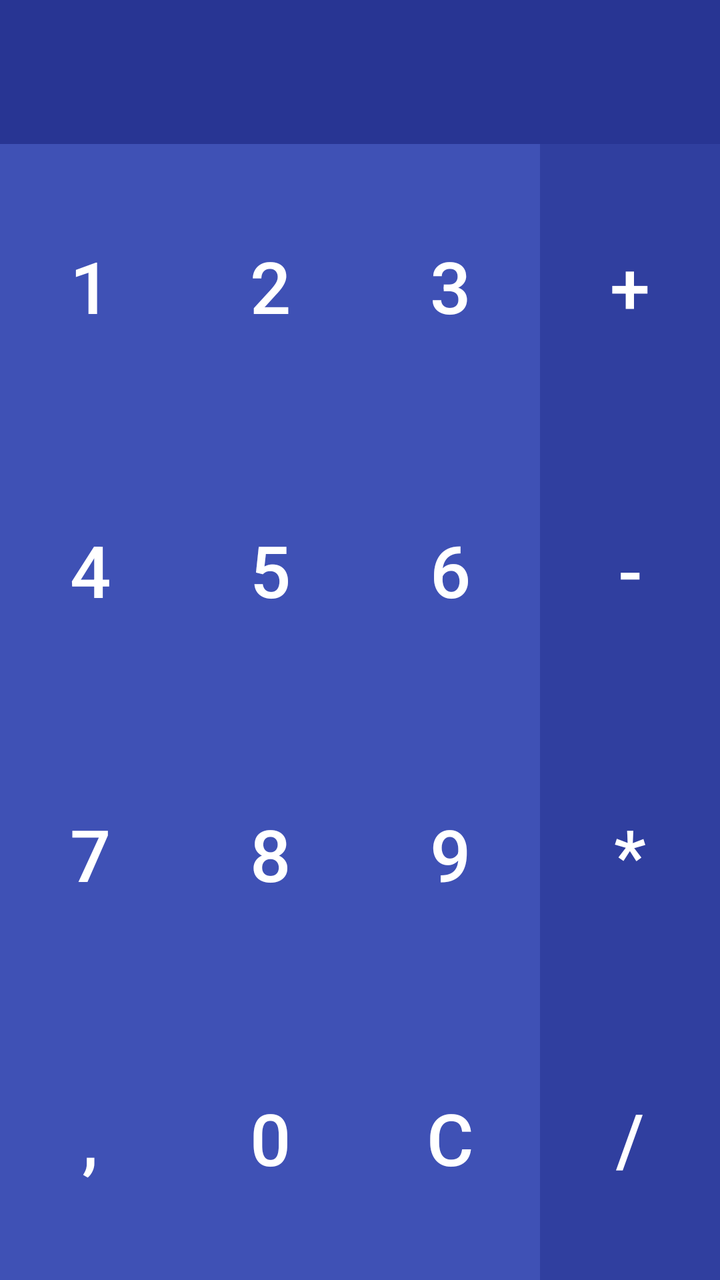
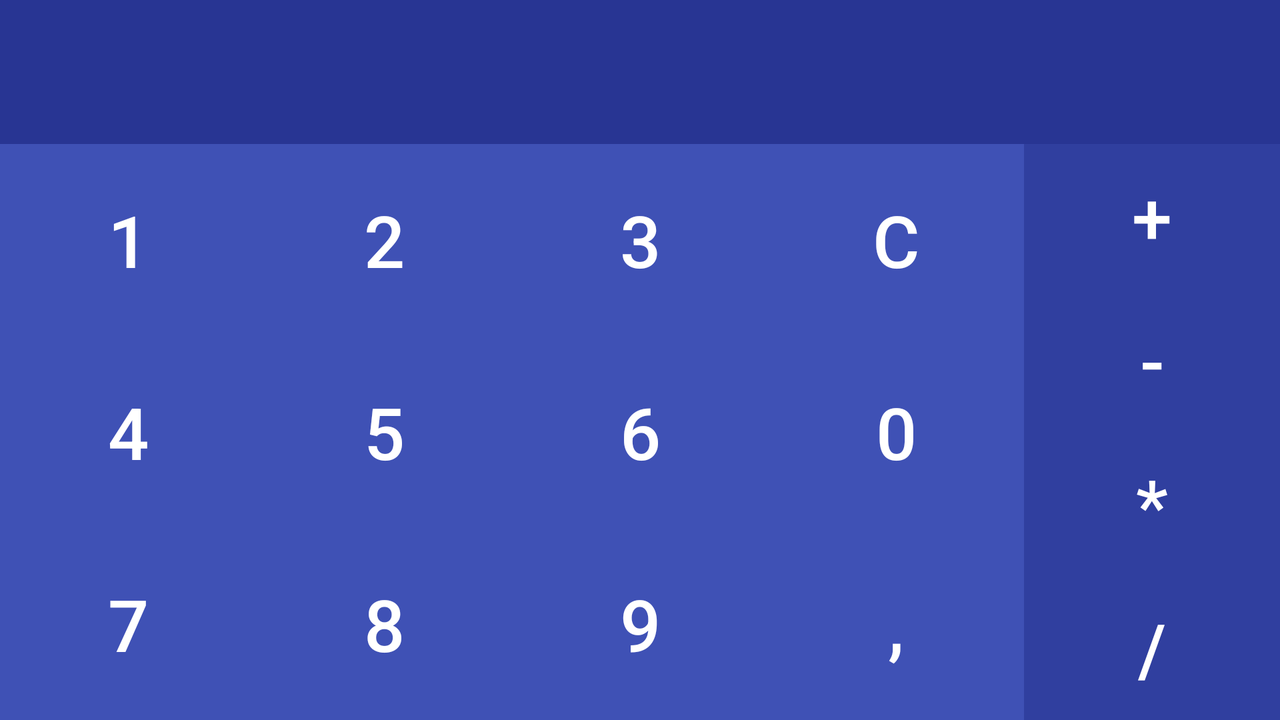

An Android layout and its configuration variant, each rendered on a device that would load it. The default file and the variant file are quoted in full after the pictures.
<!-- AndroidManifest.xml: application theme AppTheme -->
<!-- res/layout/activity_main.xml -->
<?xml version="1.0" encoding="utf-8"?>
<LinearLayout xmlns:android="http://schemas.android.com/apk/res/android"
    android:layout_width="match_parent"
    android:layout_height="match_parent"
    android:background="@color/colorPrimaryBackground"
    android:orientation="vertical">

    <LinearLayout
        android:layout_width="match_parent"
        android:layout_height="72sp"
        android:orientation="horizontal"
        android:gravity="center">

        <TextView
            android:id="@+id/textViewFirst"
            android:layout_width="wrap_content"
            android:layout_height="wrap_content"
            android:textColor="@color/colorPrimaryActive"
            android:textSize="36sp" />

        <TextView
            android:id="@+id/textViewOperation"
            android:layout_width="wrap_content"
            android:layout_height="wrap_content"
            android:textColor="@color/colorPrimaryActive"
            android:textSize="36sp"
            android:visibility="invisible" />

        <TextView
            android:id="@+id/textViewSecond"
            android:layout_width="wrap_content"
            android:layout_height="wrap_content"
            android:textColor="@color/colorPrimaryActive"
            android:textSize="36sp" />

        <TextView
            android:id="@+id/textViewEqual"
            android:layout_width="wrap_content"
            android:layout_height="wrap_content"
            android:text="@string/text_view_equal"
            android:textColor="@color/colorPrimaryActive"
            android:textSize="36sp"
            android:visibility="invisible" />

        <TextView
            android:id="@+id/textViewResult"
            android:layout_width="wrap_content"
            android:layout_height="wrap_content"
            android:textColor="@color/colorPrimaryActive"
            android:textSize="36sp" />
    </LinearLayout>

    <TableLayout
        android:layout_width="match_parent"
        android:layout_height="match_parent"
        android:stretchColumns="*">

        <TableRow
            style="?android:attr/buttonBarStyle"
            android:layout_weight="1"
            android:gravity="center">

            <Button
                style="?android:attr/buttonBarButtonStyle"
                android:id="@+id/button1"
                android:layout_width="match_parent"
                android:layout_height="match_parent"
                android:text="@string/button_1"
                android:background="@color/colorPrimary"
                android:textColor="@color/colorPrimaryActive"
                android:textSize="36sp" />

            <Button
                style="?android:attr/buttonBarButtonStyle"
                android:id="@+id/button2"
                android:layout_width="match_parent"
                android:layout_height="match_parent"
                android:text="@string/button_2"
                android:background="@color/colorPrimary"
                android:textColor="@color/colorPrimaryActive"
                android:textSize="36sp" />

            <Button
                style="?android:attr/buttonBarButtonStyle"
                android:id="@+id/button3"
                android:layout_width="match_parent"
                android:layout_height="match_parent"
                android:text="@string/button_3"
                android:background="@color/colorPrimary"
                android:textColor="@color/colorPrimaryActive"
                android:textSize="36sp" />

            <Button
                style="?android:attr/buttonBarButtonStyle"
                android:id="@+id/buttonPlus"
                android:layout_width="match_parent"
                android:layout_height="match_parent"
                android:text="@string/button_plus"
                android:background="@color/colorPrimaryDark"
                android:textColor="@color/colorPrimaryActive"
                android:textSize="36sp" />
        </TableRow>

        <TableRow
            style="?android:attr/buttonBarStyle"
            android:layout_weight="1"
            android:gravity="center">

            <Button
                style="?android:attr/buttonBarButtonStyle"
                android:id="@+id/button4"
                android:layout_width="match_parent"
                android:layout_height="match_parent"
                android:text="@string/button_4"
                android:background="@color/colorPrimary"
                android:textColor="@color/colorPrimaryActive"
                android:textSize="36sp" />

            <Button
                style="?android:attr/buttonBarButtonStyle"
                android:id="@+id/button5"
                android:layout_width="match_parent"
                android:layout_height="match_parent"
                android:text="@string/button_5"
                android:background="@color/colorPrimary"
                android:textColor="@color/colorPrimaryActive"
                android:textSize="36sp" />

            <Button
                style="?android:attr/buttonBarButtonStyle"
                android:id="@+id/button6"
                android:layout_width="match_parent"
                android:layout_height="match_parent"
                android:text="@string/button_6"
                android:background="@color/colorPrimary"
                android:textColor="@color/colorPrimaryActive"
                android:textSize="36sp" />

            <Button
                style="?android:attr/buttonBarButtonStyle"
                android:id="@+id/buttonMinus"
                android:layout_width="match_parent"
                android:layout_height="match_parent"
                android:text="@string/button_minus"
                android:background="@color/colorPrimaryDark"
                android:textColor="@color/colorPrimaryActive"
                android:textSize="36sp" />
        </TableRow>

        <TableRow
            style="?android:attr/buttonBarStyle"
            android:layout_weight="1"
            android:gravity="center">

            <Button
                style="?android:attr/buttonBarButtonStyle"
                android:id="@+id/button7"
                android:layout_width="match_parent"
                android:layout_height="match_parent"
                android:text="@string/button_7"
                android:background="@color/colorPrimary"
                android:textColor="@color/colorPrimaryActive"
                android:textSize="36sp" />

            <Button
                style="?android:attr/buttonBarButtonStyle"
                android:id="@+id/button8"
                android:layout_width="match_parent"
                android:layout_height="match_parent"
                android:text="@string/button_8"
                android:background="@color/colorPrimary"
                android:textColor="@color/colorPrimaryActive"
                android:textSize="36sp" />

            <Button
                style="?android:attr/buttonBarButtonStyle"
                android:id="@+id/button9"
                android:layout_width="match_parent"
                android:layout_height="match_parent"
                android:text="@string/button_9"
                android:background="@color/colorPrimary"
                android:textColor="@color/colorPrimaryActive"
                android:textSize="36sp" />

            <Button
                style="?android:attr/buttonBarButtonStyle"
                android:id="@+id/buttonMultiply"
                android:layout_width="match_parent"
                android:layout_height="match_parent"
                android:text="@string/button_multiple"
                android:background="@color/colorPrimaryDark"
                android:textColor="@color/colorPrimaryActive"
                android:textSize="36sp" />
        </TableRow>

        <TableRow
            style="?android:attr/buttonBarStyle"
            android:layout_weight="1"
            android:gravity="center">

            <Button
                style="?android:attr/buttonBarButtonStyle"
                android:id="@+id/buttonComma"
                android:layout_width="match_parent"
                android:layout_height="match_parent"
                android:text="@string/button_comma"
                android:background="@color/colorPrimary"
                android:textColor="@color/colorPrimaryActive"
                android:textSize="36sp" />

            <Button
                style="?android:attr/buttonBarButtonStyle"
                android:id="@+id/button0"
                android:layout_width="match_parent"
                android:layout_height="match_parent"
                android:text="@string/button_0"
                android:background="@color/colorPrimary"
                android:textColor="@color/colorPrimaryActive"
                android:textSize="36sp" />

            <Button
                style="?android:attr/buttonBarButtonStyle"
                android:id="@+id/buttonClear"
                android:layout_width="match_parent"
                android:layout_height="match_parent"
                android:text="@string/button_clear"
                android:background="@color/colorPrimary"
                android:textColor="@color/colorPrimaryActive"
                android:textSize="36sp" />

            <Button
                style="?android:attr/buttonBarButtonStyle"
                android:id="@+id/buttonDivide"
                android:layout_width="match_parent"
                android:layout_height="match_parent"
                android:text="@string/button_divide"
                android:background="@color/colorPrimaryDark"
                android:textColor="@color/colorPrimaryActive"
                android:textSize="36sp" />
        </TableRow>
    </TableLayout>
</LinearLayout>
<!-- resources referenced by this layout -->
<resources>
  <color name="colorPrimary">#3F51B5</color>
  <color name="colorPrimaryActive">#FFFFFF</color>
  <color name="colorPrimaryBackground">#283593</color>
  <color name="colorPrimaryDark">#303F9F</color>
  <string name="button_0">0</string>
  <string name="button_1">1</string>
  <string name="button_2">2</string>
  <string name="button_3">3</string>
  <string name="button_4">4</string>
  <string name="button_5">5</string>
  <string name="button_6">6</string>
  <string name="button_7">7</string>
  <string name="button_8">8</string>
  <string name="button_9">9</string>
  <string name="button_clear">C</string>
  <string name="button_comma">,</string>
  <string name="button_divide">/</string>
  <string name="button_minus">-</string>
  <string name="button_multiple">*</string>
  <string name="button_plus">+</string>
  <string name="text_view_equal">=</string>
  <style name="AppTheme" parent="Theme.AppCompat.Light.DarkActionBar">
          <item name="colorPrimary">@color/colorPrimary</item>
          <item name="colorPrimaryDark">@color/colorPrimaryDark</item>
          <item name="colorAccent">@color/colorAccent</item>
      </style>
  <color name="colorAccent">#FF4081</color>
</resources>
<!-- res/layout-land/activity_main.xml (the author's variant of the layout above) -->
<!-- drawn on the phone turned sideways -->
<?xml version="1.0" encoding="utf-8"?>
<LinearLayout xmlns:android="http://schemas.android.com/apk/res/android"
    android:layout_width="match_parent"
    android:layout_height="match_parent"
    android:background="@color/colorPrimaryBackground"
    android:orientation="vertical">

    <LinearLayout
        android:layout_width="match_parent"
        android:layout_height="72sp"
        android:gravity="center"
        android:orientation="horizontal">

        <TextView
            android:id="@+id/textViewFirst"
            android:layout_width="wrap_content"
            android:layout_height="wrap_content"
            android:textColor="@color/colorPrimaryActive"
            android:textSize="36sp" />

        <TextView
            android:id="@+id/textViewOperation"
            android:layout_width="wrap_content"
            android:layout_height="wrap_content"
            android:textColor="@color/colorPrimaryActive"
            android:textSize="36sp"
            android:visibility="invisible" />

        <TextView
            android:id="@+id/textViewSecond"
            android:layout_width="wrap_content"
            android:layout_height="wrap_content"
            android:textColor="@color/colorPrimaryActive"
            android:textSize="36sp" />

        <TextView
            android:id="@+id/textViewEqual"
            android:layout_width="wrap_content"
            android:layout_height="wrap_content"
            android:text="@string/text_view_equal"
            android:textColor="@color/colorPrimaryActive"
            android:textSize="36sp"
            android:visibility="invisible" />

        <TextView
            android:id="@+id/textViewResult"
            android:layout_width="wrap_content"
            android:layout_height="wrap_content"
            android:textColor="@color/colorPrimaryActive"
            android:textSize="36sp" />
    </LinearLayout>

    <LinearLayout
        android:layout_width="match_parent"
        android:layout_height="match_parent"
        android:orientation="horizontal"
        android:baselineAligned="false">

        <TableLayout
            android:layout_width="wrap_content"
            android:layout_height="match_parent"
            android:layout_weight="1"
            android:stretchColumns="*">

            <TableRow
                style="?android:attr/buttonBarStyle"
                android:layout_weight="1"
                android:gravity="center">

                <Button
                    style="?android:attr/buttonBarButtonStyle"
                    android:id="@+id/button1"
                    android:layout_width="match_parent"
                    android:layout_height="match_parent"
                    android:background="@color/colorPrimary"
                    android:text="@string/button_1"
                    android:textColor="@color/colorPrimaryActive"
                    android:textSize="36sp" />

                <Button
                    style="?android:attr/buttonBarButtonStyle"
                    android:id="@+id/button2"
                    android:layout_width="match_parent"
                    android:layout_height="match_parent"
                    android:background="@color/colorPrimary"
                    android:text="@string/button_2"
                    android:textColor="@color/colorPrimaryActive"
                    android:textSize="36sp" />

                <Button
                    style="?android:attr/buttonBarButtonStyle"
                    android:id="@+id/button3"
                    android:layout_width="match_parent"
                    android:layout_height="match_parent"
                    android:background="@color/colorPrimary"
                    android:text="@string/button_3"
                    android:textColor="@color/colorPrimaryActive"
                    android:textSize="36sp" />

                <Button
                    style="?android:attr/buttonBarButtonStyle"
                    android:id="@+id/buttonClear"
                    android:layout_width="match_parent"
                    android:layout_height="match_parent"
                    android:background="@color/colorPrimary"
                    android:text="@string/button_clear"
                    android:textColor="@color/colorPrimaryActive"
                    android:textSize="36sp" />

            </TableRow>

            <TableRow
                android:layout_weight="1"
                android:gravity="center"
                style="?android:attr/buttonBarStyle">

                <Button
                    style="?android:attr/buttonBarButtonStyle"
                    android:id="@+id/button4"
                    android:layout_width="match_parent"
                    android:layout_height="match_parent"
                    android:background="@color/colorPrimary"
                    android:text="@string/button_4"
                    android:textColor="@color/colorPrimaryActive"
                    android:textSize="36sp" />

                <Button
                    style="?android:attr/buttonBarButtonStyle"
                    android:id="@+id/button5"
                    android:layout_width="match_parent"
                    android:layout_height="match_parent"
                    android:background="@color/colorPrimary"
                    android:text="@string/button_5"
                    android:textColor="@color/colorPrimaryActive"
                    android:textSize="36sp" />

                <Button
                    style="?android:attr/buttonBarButtonStyle"
                    android:id="@+id/button6"
                    android:layout_width="match_parent"
                    android:layout_height="match_parent"
                    android:background="@color/colorPrimary"
                    android:text="@string/button_6"
                    android:textColor="@color/colorPrimaryActive"
                    android:textSize="36sp" />

                <Button
                    style="?android:attr/buttonBarButtonStyle"
                    android:id="@+id/button0"
                    android:layout_width="match_parent"
                    android:layout_height="match_parent"
                    android:background="@color/colorPrimary"
                    android:text="@string/button_0"
                    android:textColor="@color/colorPrimaryActive"
                    android:textSize="36sp" />

            </TableRow>

            <TableRow
                android:layout_weight="1"
                android:gravity="center"
                style="?android:attr/buttonBarStyle">

                <Button
                    style="?android:attr/buttonBarButtonStyle"
                    android:id="@+id/button7"
                    android:layout_width="match_parent"
                    android:layout_height="match_parent"
                    android:background="@color/colorPrimary"
                    android:text="@string/button_7"
                    android:textColor="@color/colorPrimaryActive"
                    android:textSize="36sp" />

                <Button
                    style="?android:attr/buttonBarButtonStyle"
                    android:id="@+id/button8"
                    android:layout_width="match_parent"
                    android:layout_height="match_parent"
                    android:background="@color/colorPrimary"
                    android:text="@string/button_8"
                    android:textColor="@color/colorPrimaryActive"
                    android:textSize="36sp" />

                <Button
                    style="?android:attr/buttonBarButtonStyle"
                    android:id="@+id/button9"
                    android:layout_width="match_parent"
                    android:layout_height="match_parent"
                    android:background="@color/colorPrimary"
                    android:text="@string/button_9"
                    android:textColor="@color/colorPrimaryActive"
                    android:textSize="36sp" />

                <Button
                    style="?android:attr/buttonBarButtonStyle"
                    android:id="@+id/buttonComma"
                    android:layout_width="match_parent"
                    android:layout_height="match_parent"
                    android:background="@color/colorPrimary"
                    android:text="@string/button_comma"
                    android:textColor="@color/colorPrimaryActive"
                    android:textSize="36sp" />

            </TableRow>

        </TableLayout>

        <LinearLayout
            style="?android:attr/buttonBarStyle"
            android:layout_width="match_parent"
            android:layout_height="match_parent"
            android:layout_weight="4"
            android:orientation="vertical">

            <Button
                style="?android:attr/buttonBarButtonStyle"
                android:id="@+id/buttonPlus"
                android:layout_width="match_parent"
                android:layout_height="match_parent"
                android:layout_weight="1"
                android:background="@color/colorPrimaryDark"
                android:text="@string/button_plus"
                android:textColor="@color/colorPrimaryActive"
                android:textSize="36sp" />

            <Button
                style="?android:attr/buttonBarButtonStyle"
                android:id="@+id/buttonMinus"
                android:layout_width="match_parent"
                android:layout_height="match_parent"
                android:layout_weight="1"
                android:background="@color/colorPrimaryDark"
                android:text="@string/button_minus"
                android:textColor="@color/colorPrimaryActive"
                android:textSize="36sp" />

            <Button
                style="?android:attr/buttonBarButtonStyle"
                android:id="@+id/buttonMultiply"
                android:layout_width="match_parent"
                android:layout_height="match_parent"
                android:layout_weight="1"
                android:background="@color/colorPrimaryDark"
                android:text="@string/button_multiple"
                android:textColor="@color/colorPrimaryActive"
                android:textSize="36sp" />

            <Button
                style="?android:attr/buttonBarButtonStyle"
                android:id="@+id/buttonDivide"
                android:layout_width="match_parent"
                android:layout_height="match_parent"
                android:layout_weight="1"
                android:background="@color/colorPrimaryDark"
                android:text="@string/button_divide"
                android:textColor="@color/colorPrimaryActive"
                android:textSize="36sp" />
        </LinearLayout>

    </LinearLayout>

</LinearLayout>
